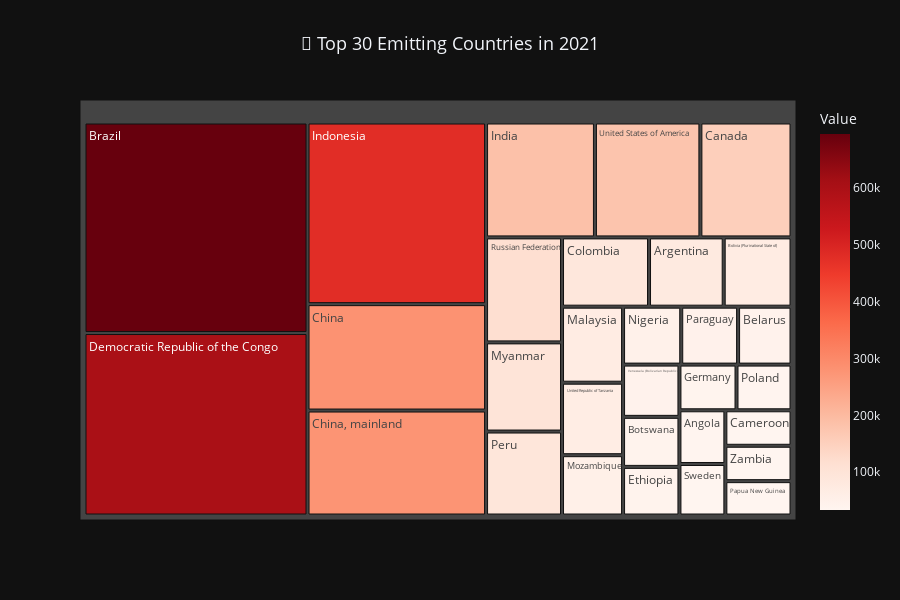

The notebook cell saved with this chart:
### Code cell
# Treemap - Emission by Country (Latest Year)
latest_year = df['Year'].max()
df_treemap = df_countries[df_countries['Year'] == latest_year].groupby('Area')['Value'].sum().reset_index()
df_treemap = df_treemap.nlargest(30, 'Value')

fig = px.treemap(
    df_treemap,
    path=['Area'],
    values='Value',
    title=f'🌳 Top 30 Emitting Countries in {latest_year}',
    color='Value',
    color_continuous_scale='Reds'
)

fig.update_layout(
    height=600,
    title_font_size=18,
    title_x=0.5
)

fig.show()

### Figure 1 — Plotly figure (JSON) as saved in the notebook; plotly's stock layout.template omitted (floating-point values rounded to 4 significant figures)
{"data": [{"branchvalues": "total", "customdata": [[695100.0], [602400.0], [480100.0], [281200.0], [277400.0], [185200.0], [179400.0], [154900.0], [118100.0], [100200.0], [94400.0], [89220.0], [76560.0], [69520.0], [68710.0], [65500.0], [54490.0], [49890.0], [48760.0], [45810.0], [43600.0], [41750.0], [40570.0], [38590.0], [37180.0], [36520.0], [35010.0], [34750.0], [34630.0], [33630.0]], "domain": {"x": [0, 1], "y": [0, 1]}, "hovertemplate": "labels=%{label}<br>Value_sum=%{value}<br>parent=%{parent}<br>id=%{id}<br>Value=%{color}<extra></extra>", "ids": ["Brazil", "Democratic Republic of the Congo", "Indonesia", "China", "China, mainland", "India", "United States of America", "Canada", "Russian Federation", "Myanmar", "Peru", "Colombia", "Argentina", "Bolivia (Plurinational State of)", "Malaysia", "United Republic of Tanzania", "Mozambique", "Nigeria", "Paraguay", "Belarus", "Venezuela (Bolivarian Republic of)", "Botswana", "Ethiopia", "Germany", "Poland", "Angola", "Sweden", "Cameroon", "Zambia", "Papua New Guinea"], "labels": ["Brazil", "Democratic Republic of the Congo", "Indonesia", "China", "China, mainland", "India", "United States of America", "Canada", "Russian Federation", "Myanmar", "Peru", "Colombia", "Argentina", "Bolivia (Plurinational State of)", "Malaysia", "United Republic of Tanzania", "Mozambique", "Nigeria", "Paraguay", "Belarus", "Venezuela (Bolivarian Republic of)", "Botswana", "Ethiopia", "Germany", "Poland", "Angola", "Sweden", "Cameroon", "Zambia", "Papua New Guinea"], "marker": {"coloraxis": "coloraxis", "colors": [695100.0, 602400.0, 480100.0, 281200.0, 277400.0, 185200.0, 179400.0, 154900.0, 118100.0, 100200.0, 94400.0, 89220.0, 76560.0, 69520.0, 68710.0, 65500.0, 54490.0, 49890.0, 48760.0, 45810.0, 43600.0, 41750.0, 40570.0, 38590.0, 37180.0, 36520.0, 35010.0, 34750.0, 34630.0, 33630.0]}, "name": "", "parents": ["", "", "", "", "", "", "", "", "", "", "", "", "", "", "", "", "", "", "", "", "", "", "", "", "", "", "", "", "", ""], "type": "treemap", "values": [695100.0, 602400.0, 480100.0, 281200.0, 277400.0, 185200.0, 179400.0, 154900.0, 118100.0, 100200.0, 94400.0, 89220.0, 76560.0, 69520.0, 68710.0, 65500.0, 54490.0, 49890.0, 48760.0, 45810.0, 43600.0, 41750.0, 40570.0, 38590.0, 37180.0, 36520.0, 35010.0, 34750.0, 34630.0, 33630.0]}], "layout": {"coloraxis": {"colorbar": {"title": {"text": "Value"}}, "colorscale": [[0, "rgb(255,245,240)"], [0.125, "rgb(254,224,210)"], [0.25, "rgb(252,187,161)"], [0.375, "rgb(252,146,114)"], [0.5, "rgb(251,106,74)"], [0.625, "rgb(239,59,44)"], [0.75, "rgb(203,24,29)"], [0.875, "rgb(165,15,21)"], [1, "rgb(103,0,13)"]]}, "height": 600, "legend": {"tracegroupgap": 0}, "title": {"font": {"size": 18}, "text": "🌳 Top 30 Emitting Countries in 2021", "x": 0.5}}}
